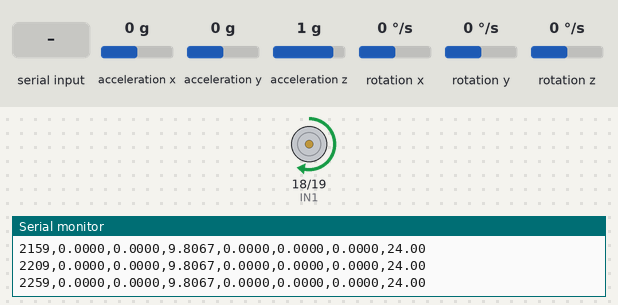
This sketch was run on a simulated ESP32. On the bench: motor-driver pin pairs drawn as motors (green arrow = first pin HIGH = forward, orange = second pin HIGH = backward, longer = more drive, scaled by the enable pin), the last lines printed to the serial monitor. Wiring (inferred from the names in the program): MPU-9250 motion sensor at I2C address 0x68. The inputs (shaded band) are chosen by the test bench; at power-on: acceleration x 0 g, acceleration y 0 g, acceleration z 1 g, rotation x 0 °/s, rotation y 0 °/s, rotation z 0 °/s.

Above: at 2.3 s.
2.4 s: "90,45\n" received over Serial
At 3.2 s:
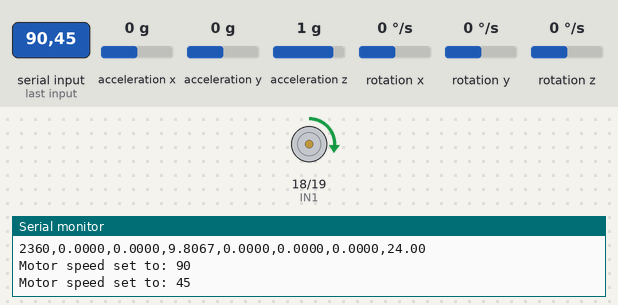
At 4.6 s:
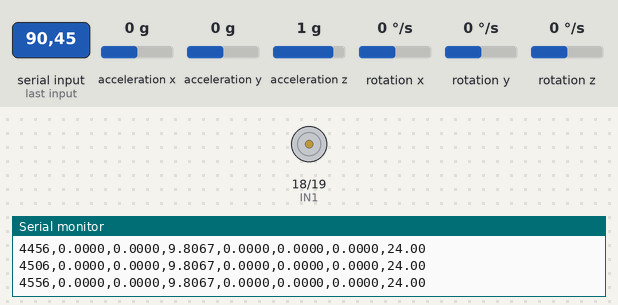
4.9 s: "200\n" received over Serial
At 5.7 s:
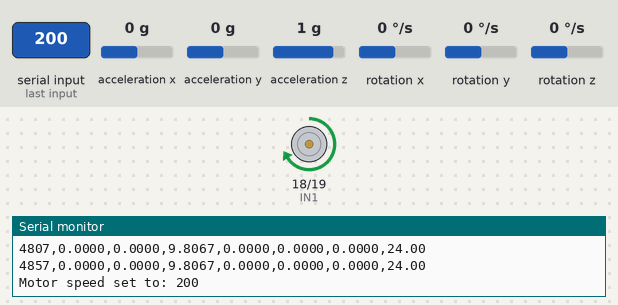
Timing chart, 0 to 7.9 s (numbered marks = the images above; inputs shaded):
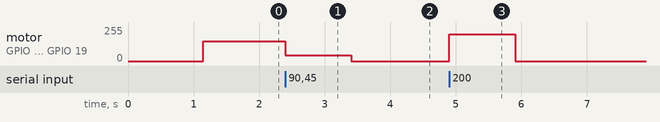

Measured:
- after the input at 2.4 s, motor on GPIO 18 (IN1) / GPIO 19 (IN2): forward 149/255 → forward 45/255 at once, → stopped 1.0 s later
- after the input at 4.9 s, motor on GPIO 18 (IN1) / GPIO 19 (IN2): stopped → forward 199/255 at once, → stopped 1.0 s later

The sketch:

rig_bringup.ino
```cpp
/*
  Predictive Maintenance Rig — Bring-up Sketch (raw I2C version)
  ------------------------------------------------------------------
  Purpose: verify vibration sensing + L298N motor control on the ESP32.

  Uses RAW I2C register access instead of the Adafruit_MPU6050 library,
  because this specific sensor's WHO_AM_I register reports 0x70
  (MPU6500 chip variant, common on some GY-521 clone boards) rather
  than 0x68 (genuine MPU6050), which causes the Adafruit library's
  identity check to fail even though the sensor itself works fine.
  The MPU6500 shares the same register map as the MPU6050 for
  accelerometer/gyroscope/temperature, so raw register access works
  identically for both.

  Wiring:
    MPU6050/6500  VCC -> 3.3V   GND -> GND   SCL -> GPIO22   SDA -> GPIO21
    L298N         IN1 -> GPIO18  IN2 -> GPIO19  ENA -> GPIO15 (PWM)
                  12V/GND -> 12V 1A adapter
                  ESP32 GND -> L298N GND (common ground, required)
*/

#include <Wire.h>

#define MPU_ADDR 0x68
#define PWR_MGMT_1   0x6B
#define ACCEL_CONFIG 0x1C
#define GYRO_CONFIG  0x1B
#define ACCEL_XOUT_H 0x3B

// L298N pins
const int IN1 = 18;
const int IN2 = 19;
const int ENA = 15;

// PWM config (ESP32 core 3.x LEDC API)
const int PWM_FREQ = 5000;
const int PWM_RES = 8;
int motorSpeed = 150;

unsigned long lastSample = 0;
const unsigned long SAMPLE_INTERVAL_MS = 50;

// Default full-scale sensitivities (range registers left at power-on default)
const float ACCEL_SCALE = 16384.0; // LSB per g, at +/-2g range
const float GYRO_SCALE  = 131.0;   // LSB per deg/s, at +/-250 deg/s range

void mpuWriteReg(uint8_t reg, uint8_t value) {
  Wire.beginTransmission(MPU_ADDR);
  Wire.write(reg);
  Wire.write(value);
  Wire.endTransmission(true);
}

bool mpuReadBytes(uint8_t startReg, uint8_t count, uint8_t *dest) {
  Wire.beginTransmission(MPU_ADDR);
  Wire.write(startReg);
  if (Wire.endTransmission(false) != 0) return false;
  Wire.requestFrom(MPU_ADDR, count, true);
  for (int i = 0; i < count; i++) {
    if (!Wire.available()) return false;
    dest[i] = Wire.read();
  }
  return true;
}

void setup() {
  Serial.begin(115200);
  delay(1000);

  // --- I2C / sensor setup ---
  Wire.begin(21, 22);
  Wire.setClock(100000);
  delay(100);

  mpuWriteReg(PWR_MGMT_1, 0x00);   // wake up (clear sleep bit)
  delay(50);
  mpuWriteReg(ACCEL_CONFIG, 0x00); // +/-2g range
  mpuWriteReg(GYRO_CONFIG, 0x00);  // +/-250 deg/s range

  Serial.println("Sensor initialized (raw register mode).");

  // --- Motor driver setup ---
  pinMode(IN1, OUTPUT);
  pinMode(IN2, OUTPUT);
  digitalWrite(IN1, HIGH);
  digitalWrite(IN2, LOW);

  ledcAttach(ENA, PWM_FREQ, PWM_RES);
  ledcWrite(ENA, motorSpeed);

  Serial.println("Motor driver initialized. CSV header below:");
  Serial.println("timestamp_ms,ax,ay,az,gx,gy,gz,temp_c");
}

void loop() {
  unsigned long now = millis();
  if (now - lastSample >= SAMPLE_INTERVAL_MS) {
    lastSample = now;

    uint8_t buf[14];
    if (mpuReadBytes(ACCEL_XOUT_H, 14, buf)) {
      int16_t rawAx = (buf[0] << 8) | buf[1];
      int16_t rawAy = (buf[2] << 8) | buf[3];
      int16_t rawAz = (buf[4] << 8) | buf[5];
      int16_t rawTemp = (buf[6] << 8) | buf[7];
      int16_t rawGx = (buf[8] << 8) | buf[9];
      int16_t rawGy = (buf[10] << 8) | buf[11];
      int16_t rawGz = (buf[12] << 8) | buf[13];

      float ax = rawAx / ACCEL_SCALE * 9.80665; // convert g to m/s^2
      float ay = rawAy / ACCEL_SCALE * 9.80665;
      float az = rawAz / ACCEL_SCALE * 9.80665;
      float gx = (rawGx / GYRO_SCALE) * (PI / 180.0); // deg/s to rad/s
      float gy = (rawGy / GYRO_SCALE) * (PI / 180.0);
      float gz = (rawGz / GYRO_SCALE) * (PI / 180.0);
      float tempC = (rawTemp / 340.0) + 36.53;

      Serial.print(now);   Serial.print(",");
      Serial.print(ax, 4); Serial.print(",");
      Serial.print(ay, 4); Serial.print(",");
      Serial.print(az, 4); Serial.print(",");
      Serial.print(gx, 4); Serial.print(",");
      Serial.print(gy, 4); Serial.print(",");
      Serial.print(gz, 4); Serial.print(",");
      Serial.println(tempC, 2);
    } else {
      Serial.println("Sensor read failed.");
    }
  }

  if (Serial.available()) {
    int val = Serial.parseInt();
    if (val >= 0 && val <= 255) {
      motorSpeed = val;
      ledcWrite(ENA, motorSpeed);
      Serial.print("Motor speed set to: ");
      Serial.println(motorSpeed);
    }
  }
}
```
